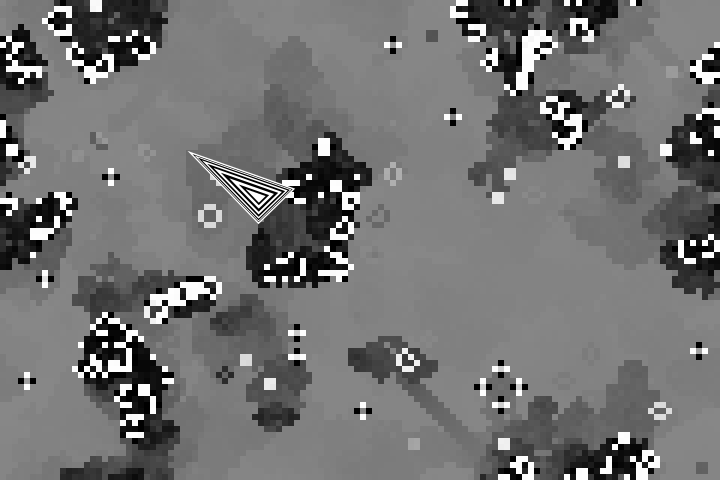
#> input picture small_sticker_goal_vid/small_sticker_gol_vid-102.png, 1440 x 960 px (shown at 1/2 size); its folder holds only this picture in this run
$ python view_fft.py
#> lines starting #> are read from the running program, lines starting #| are printed output that depends on the picture
import cv2 as cv
import numpy as np
import os

# Path to the folder containing images
folder_path = 'small_sticker_goal_vid'

# Get list of image files in the folder
image_files = sorted([os.path.join(folder_path, file) for file in os.listdir(folder_path) if file.endswith(('.png', '.jpg', '.jpeg'))])

if not image_files:
    print("No image files found in the folder.")
    exit()

# Load the first image to get dimensions
first_image = cv.imread(image_files[0], 0)
#> first_image is the input picture: shape (960, 1440); min 0, max 255, mean 114.4
height, width = first_image.shape
#> height = 960; width = 1440

for image_file in image_files:
    # Read the image
    image = cv.imread(image_file, 0)

    # Perform FFT
    f_transform = np.fft.fft2(image)
    f_shift = np.fft.fftshift(f_transform)
    magnitude_spectrum = 20 * np.log(1 + np.abs(f_shift))
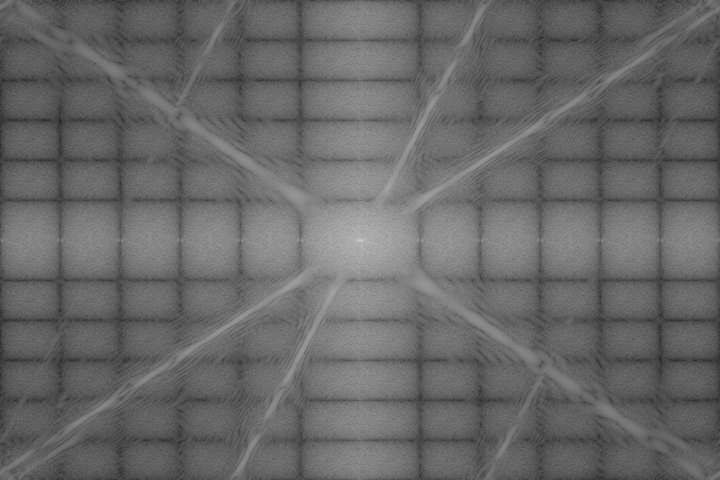
#> magnitude_spectrum: shape (960, 1440) float64 (shown at 1/2 size); min 26.25, max 377.6, mean 169.6; drawn with min black and max white
    magnitude_spectrum = np.uint8(255 * magnitude_spectrum / np.max(magnitude_spectrum))
    concatenated_image = np.hstack((magnitude_spectrum, image))
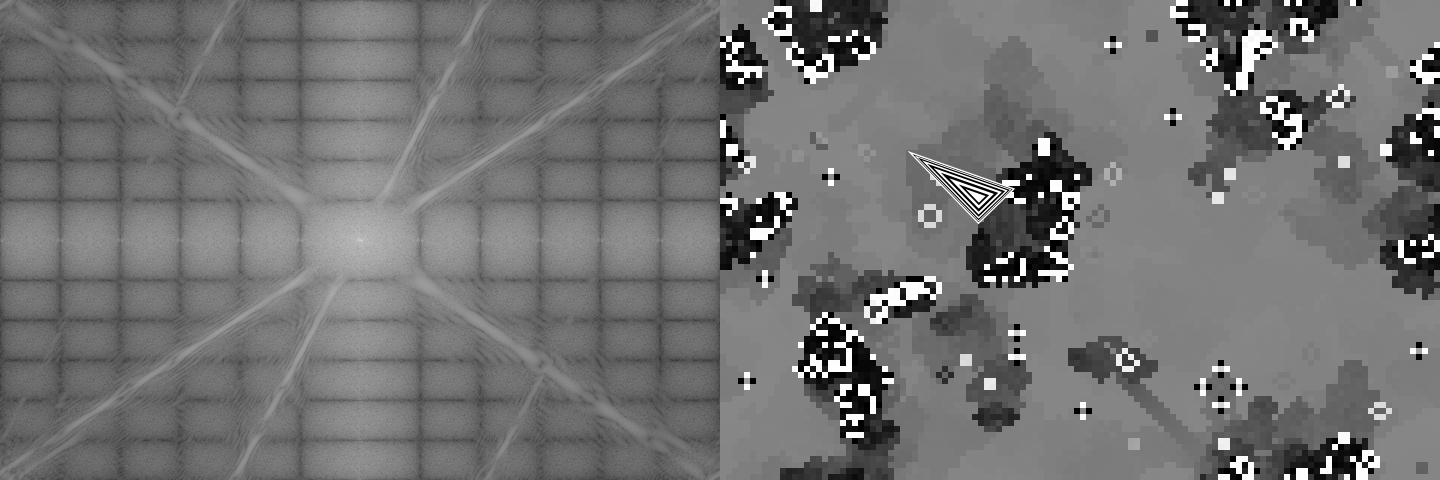
#> concatenated_image: shape (960, 2880) (shown at 1/2 size); min 0, max 255, mean 114.2

    cv.namedWindow('FFT Image', cv.WINDOW_NORMAL)
    cv.resizeWindow('FFT Image', 1200, 720)

    cv.imshow('FFT Image', concatenated_image)
    cv.waitKey(0)

cv.destroyAllWindows()

$ run again, on small_sticker_goal_vid/small_sticker_gol_vid-135.png
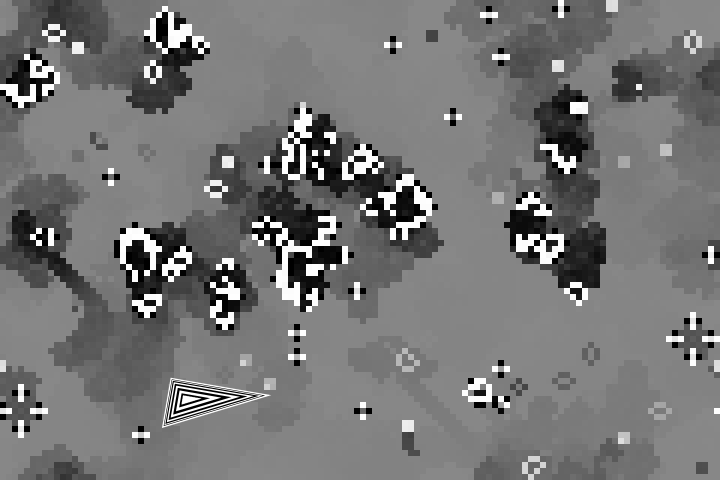
#> input picture small_sticker_goal_vid/small_sticker_gol_vid-135.png, 1440 x 960 px (shown at 1/2 size)
#> first_image is the input picture: shape (960, 1440); min 0, max 255, mean 117.4
#> `magnitude_spectrum = 20 * np.log(1 + np.abs(f_shift))`:
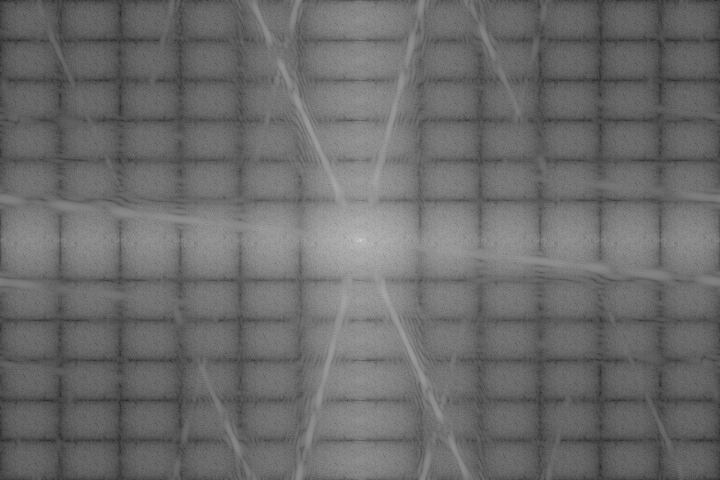
#> magnitude_spectrum: shape (960, 1440) float64 (shown at 1/2 size); min 11.73, max 378.1, mean 165.9; drawn with min black and max white
#> `concatenated_image = np.hstack((magnitude_spectrum, image))`:
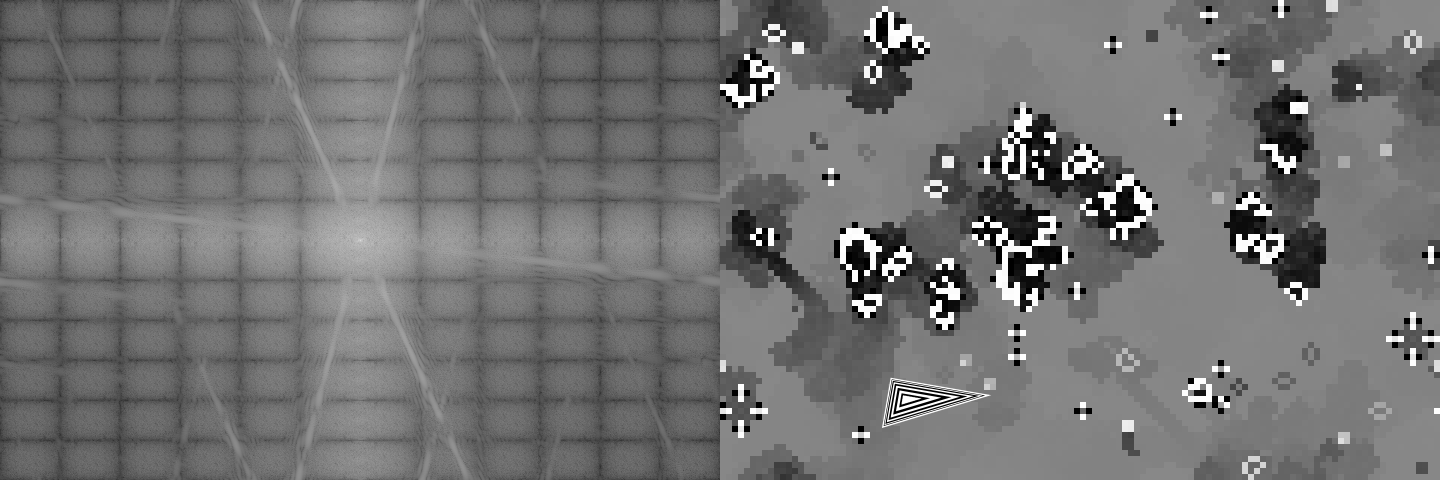
#> concatenated_image: shape (960, 2880) (shown at 1/2 size); min 0, max 255, mean 114.4

$ run again, on small_sticker_goal_vid/small_sticker_gol_vid-141.png
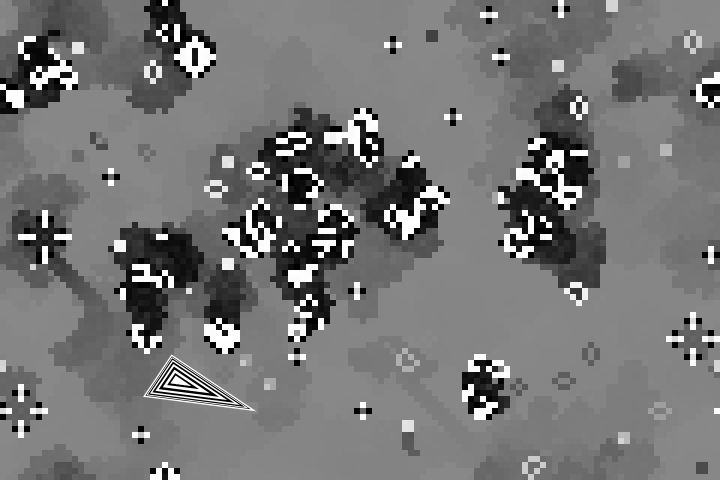
#> input picture small_sticker_goal_vid/small_sticker_gol_vid-141.png, 1440 x 960 px (shown at 1/2 size)
#> first_image is the input picture: shape (960, 1440); min 0, max 255, mean 117.7
#> `magnitude_spectrum = 20 * np.log(1 + np.abs(f_shift))`:
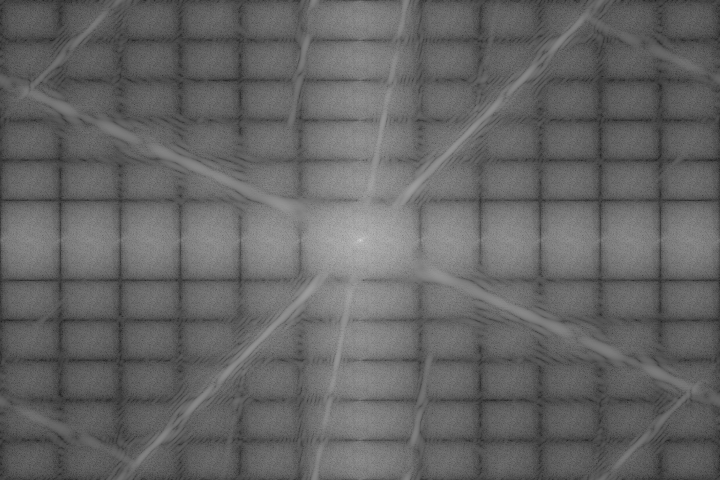
#> magnitude_spectrum: shape (960, 1440) float64 (shown at 1/2 size); min 30.67, max 378.1, mean 168.3; drawn with min black and max white
#> `concatenated_image = np.hstack((magnitude_spectrum, image))`:
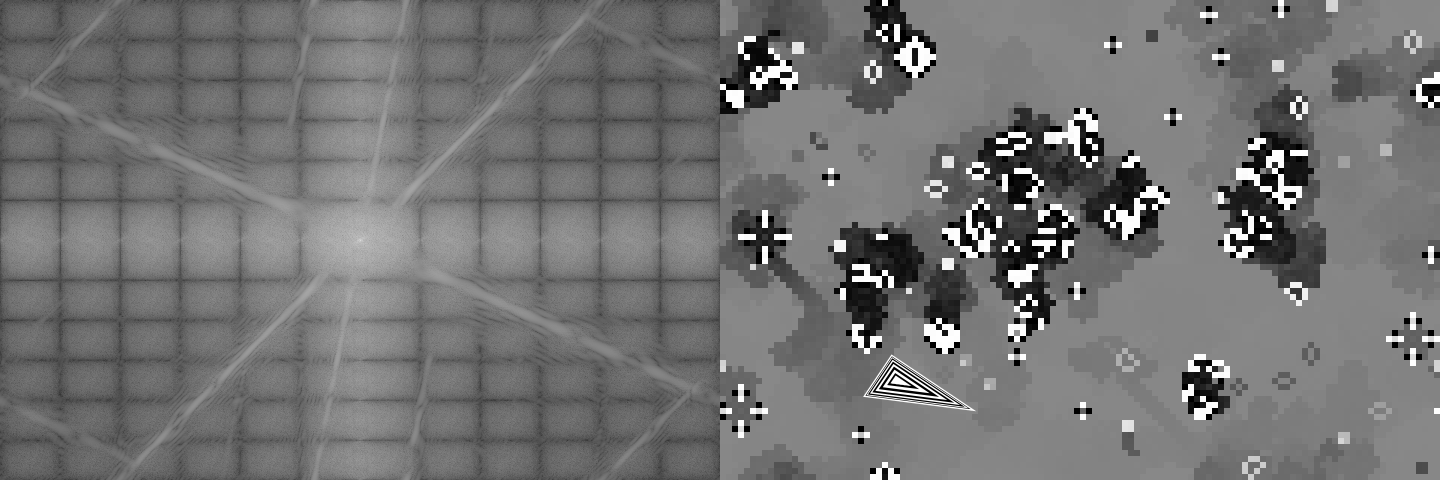
#> concatenated_image: shape (960, 2880) (shown at 1/2 size); min 0, max 255, mean 115.4

$ run again, on small_sticker_goal_vid/small_sticker_gol_vid-142.png
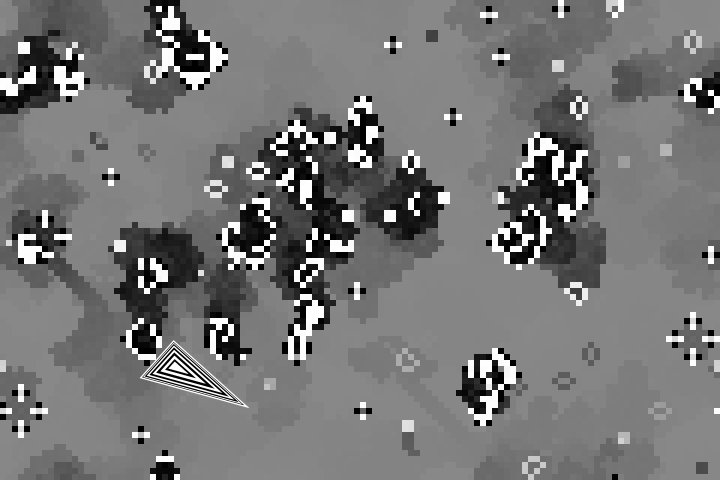
#> input picture small_sticker_goal_vid/small_sticker_gol_vid-142.png, 1440 x 960 px (shown at 1/2 size)
#> first_image is the input picture: shape (960, 1440); min 0, max 255, mean 117.9
#> `magnitude_spectrum = 20 * np.log(1 + np.abs(f_shift))`:
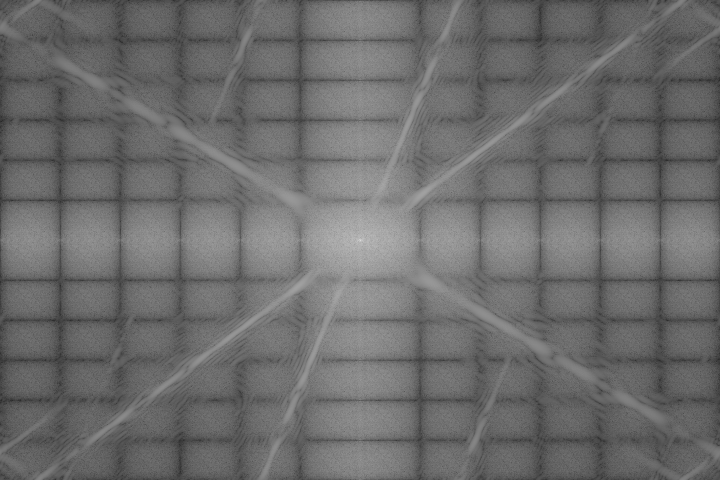
#> magnitude_spectrum: shape (960, 1440) float64 (shown at 1/2 size); min 14.81, max 378.2, mean 169.4; drawn with min black and max white
#> `concatenated_image = np.hstack((magnitude_spectrum, image))`:
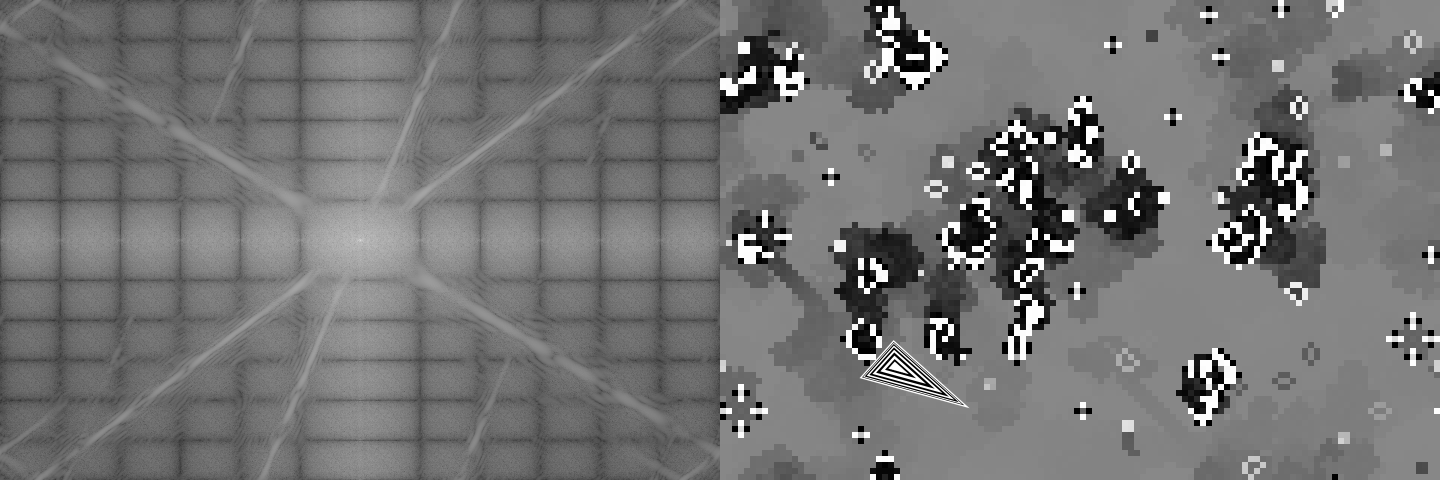
#> concatenated_image: shape (960, 2880) (shown at 1/2 size); min 0, max 255, mean 115.8
